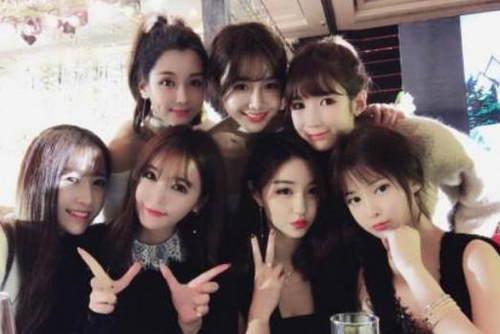
#> input picture OpenCV-Face-detection/myface/test/hezhao.jpg, 500 x 334 px, found by its file name
$ python fd.py
#> lines starting #> are read from the running program, lines starting #| are printed output that depends on the picture; after the words box and inside, x2 and y2 are one past the last pixel; in counts of white or black regions, pixels touching at a corner belong together
#coding = utf-8
import cv2
import matplotlib.pyplot as plt
import time

def converToRGB(img):
	return cv2.cvtColor(img,cv2.COLOR_BGR2RGB)

test = cv2.imread('E:/face-FD&FR/faces/hezhao.jpg')#读取一张图片
#> test is the input picture: shape (334, 500, 3); mean B, G, R 104.2, 105.9, 120.6


gray_img = cv2.cvtColor(test,cv2.COLOR_BGR2RGB)
plt.imshow(gray_img,cmap='gray')


haar_face_cascade = cv2.CascadeClassifier('lbpcascade_frontalface.xml')  #LEP分类器
# haar_face_cascade = cv2.CascadeClassifier('haarcascade_frontalface_alt.xml') #Harr分类器

faces = haar_face_cascade.detectMultiScale(gray_img,scaleFactor=1.1,minNeighbors=5 )
#> faces = [[141, 53, 78, 78], [215, 56, 81, 81], [257, 161, 77, 77]]
print('Face found: ',len(faces))
#| Face found:  3

for (x,y,w,h) in faces:
	cv2.rectangle(test,(x,y),(x+w,y+h),(0,255,0),2)
#> this loop made 3 passes
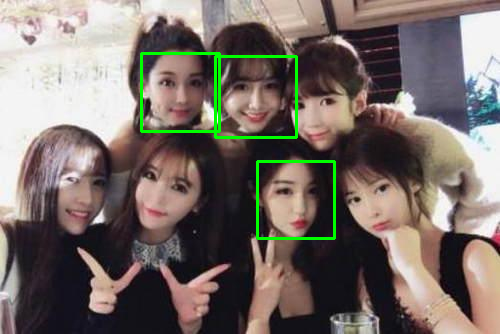
#> test: shape (334, 500, 3); 1.68% of pixels changed, all inside (x1, y1, x2, y2) = (140, 52, 336, 240)
print(faces)
#| [[141  53  78  78]
#|  [215  56  81  81]
#|  [257 161  77  77]]
plt.imshow(converToRGB(test))

cv2.imshow('test',test)
cv2.waitKey(0)
cv2.destroyAllWindows()
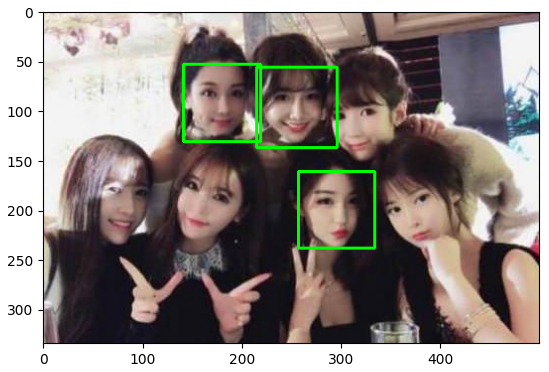
#> figure drawn by matplotlib, 1 panel

$ run again, with OpenCV-Face-detection/myface/test/2014.jpg copied over OpenCV-Face-detection/myface/test/hezhao.jpg
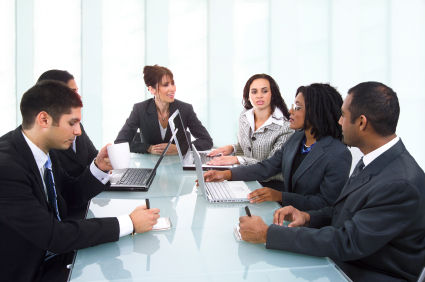
#> input picture OpenCV-Face-detection/myface/test/2014.jpg, 425 x 282 px, found by its file name
#> test is the input picture: shape (282, 425, 3); mean B, G, R 159.4, 156.7, 156.6
#> faces = [[245, 80, 29, 29]]
#| Face found:  1
#> the loop `for (x,y,w,h) in faces:` made 1 pass
#> after the loop `for (x,y,w,h) in faces:`:
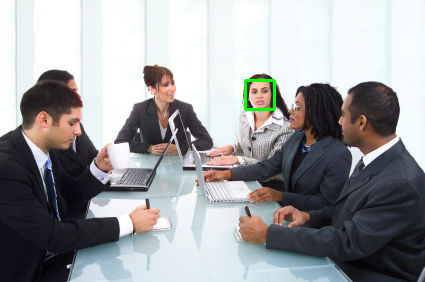
#> test: shape (282, 425, 3); 0.29% of pixels changed, all inside (x1, y1, x2, y2) = (244, 79, 276, 111)
#| [[245  80  29  29]]
#> `cv2.destroyAllWindows()`:
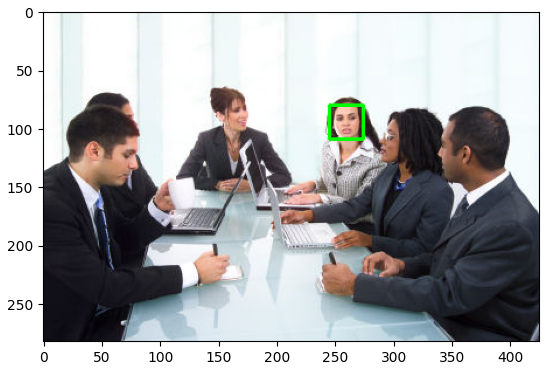
#> figure drawn by matplotlib, 1 panel

$ run again, with OpenCV-Face-detection/myface/test/chenglong1.jpg copied over OpenCV-Face-detection/myface/test/hezhao.jpg
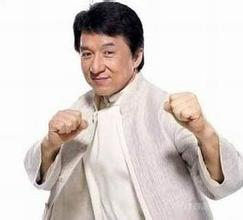
#> input picture OpenCV-Face-detection/myface/test/chenglong1.jpg, 243 x 220 px, found by its file name
#> test is the input picture: shape (220, 243, 3); mean B, G, R 203.6, 207.3, 216.5
#> faces = [[67, 30, 62, 62]]
#| Face found:  1
#> the loop `for (x,y,w,h) in faces:` made 1 pass
#> after the loop `for (x,y,w,h) in faces:`:
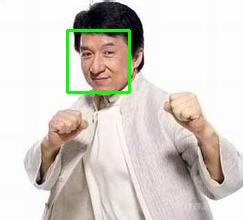
#> test: shape (220, 243, 3); 1.38% of pixels changed, all inside (x1, y1, x2, y2) = (66, 29, 131, 94)
#| [[67 30 62 62]]
#> `cv2.destroyAllWindows()`:
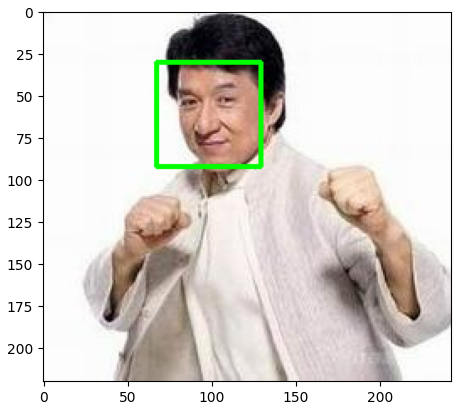
#> figure drawn by matplotlib, 1 panel
